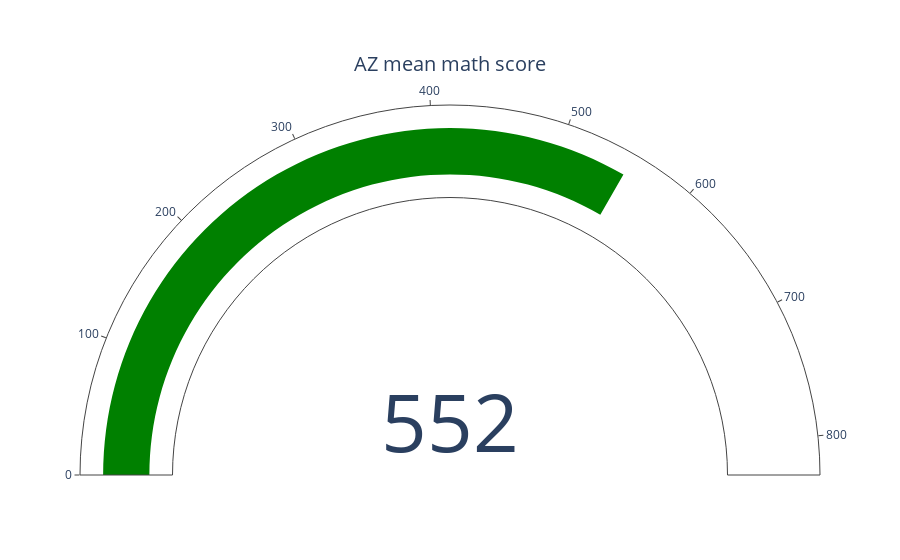

Notebook source saved alongside this figure:
### Code cell
#Gauge chart
mode_az= df_education.query("state == 'Arizona'")['math']
mode_az_number = mode_al.item()




import plotly.graph_objects as go

fig = go.Figure(go.Indicator(
    mode = "gauge+number",
    value = mode_az_number,
    domain = {'x': [0, 1], 'y': [0, 1]},
    title = {'text': "AZ mean math score"}))

fig.show()

### Figure 1 — Plotly figure (JSON) as saved in the notebook; plotly's stock layout.template omitted (floating-point values rounded to 4 significant figures)
{"data": [{"domain": {"x": [0, 1], "y": [0, 1]}, "mode": "gauge+number", "title": {"text": "AZ mean math score"}, "type": "indicator", "value": 552}], "layout": {}}
